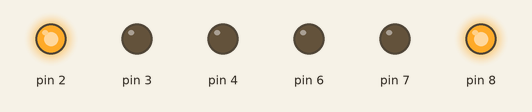
The sketch below on a simulated Arduino Uno, built with avr-gcc and run on an emulated ATmega328P. Shown: output pins drawn as LEDs (lit = HIGH).

Above: at 1.5 s.
At 4.5 s:
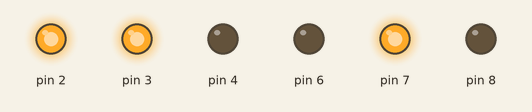
At 7.5 s:
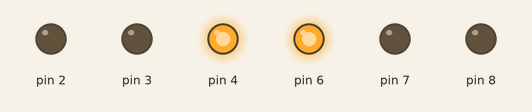
At 10.5 s:
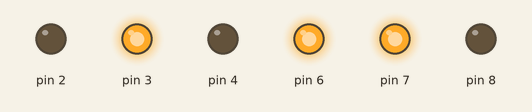
Timing chart, 0 to 15.6 s (numbered marks = the images above):
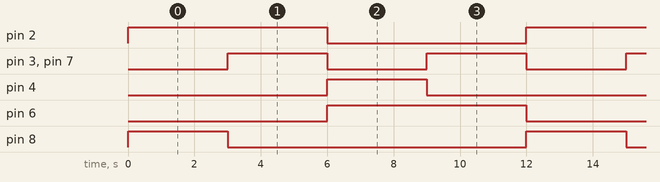

The sketch:

led_lys_signal_opgave.ino
```cpp
#include "led_lys_signal.h"
# include <Arduino.h>

led_lys_signal Hovedvej_signal(2,3,4);  // Brug pins 2 3 4 hhv Rød Gul Grøn
led_lys_signal Bivej_signal(6,7,8);  // Brug pins 6 7 8 hhv Rød Gul Grøn
led_lys_signal Hovedvej_cykel_signal(9,10,11);

void setup() {
  Hovedvej_signal.attach();  //
  Bivej_signal.attach();  //
}

void loop() {
  //Testing only
  Hovedvej_signal.setred(HIGH);
  Hovedvej_signal.setyellow(LOW);
  Hovedvej_signal.setgreen(LOW);
  Bivej_signal.setred(LOW);
  Bivej_signal.setyellow(LOW);
  Bivej_signal.setgreen(HIGH);
  delay(3000);
  Hovedvej_signal.setred(HIGH);
  Hovedvej_signal.setyellow(HIGH);
  Hovedvej_signal.setgreen(LOW);
  Bivej_signal.setred(LOW);
  Bivej_signal.setyellow(HIGH);
  Bivej_signal.setgreen(LOW);
  delay(3000);
  Hovedvej_signal.setred(LOW);
  Hovedvej_signal.setyellow(LOW);
  Hovedvej_signal.setgreen(HIGH);
  Bivej_signal.setred(HIGH);
  Bivej_signal.setyellow(LOW);
  Bivej_signal.setgreen(LOW);
  delay(3000);
  Hovedvej_signal.setred(LOW);
  Hovedvej_signal.setyellow(HIGH);
  Hovedvej_signal.setgreen(LOW);
  Bivej_signal.setred(HIGH);
  Bivej_signal.setyellow(HIGH);
  Bivej_signal.setgreen(LOW);
  delay(3000);
}
```

led_lys_signal.cpp
```cpp
#include "led_lys_signal.h"

led_lys_signal::led_lys_signal(int r, int y, int g)
{
  redpin = r;
  yellowpin = y;
  greenpin = g;
}

void led_lys_signal::attach()
{
  pinMode(redpin, OUTPUT);
  pinMode(yellowpin, OUTPUT);
  pinMode(greenpin, OUTPUT);
  digitalWrite(redpin,LOW);
  digitalWrite(yellowpin, LOW);
  digitalWrite(greenpin, LOW);
}

void led_lys_signal::setred(bool status)
{
  digitalWrite(redpin, status);
}

void led_lys_signal::setyellow(bool status)
{
  digitalWrite(yellowpin, status);
}

void led_lys_signal::setgreen(bool status)
{
  digitalWrite(greenpin, status);
}
```

led_lys_signal.h
```cpp
# ifndef _led_lys_signal
# define _led_lys_signal
# include <Arduino.h>


class led_lys_signal {
  private:
    byte redpin;
    byte yellowpin;
    byte greenpin;

  public:
    led_lys_signal(int r, int y, int g);
    void attach();
    void setred(bool status);
    void setyellow(bool status);
    void setgreen(bool status);


};

# endif
```

Measured:
- by itself, pin 2, pin 6: alternates HIGH for 6.0 s and LOW for 6.0 s
- by itself, pin 3, pin 7: alternates HIGH for 3.0 s and LOW for 3.0 s
- by itself, pin 4, pin 8: alternates HIGH for 3.0 s and LOW for 9.0 s
